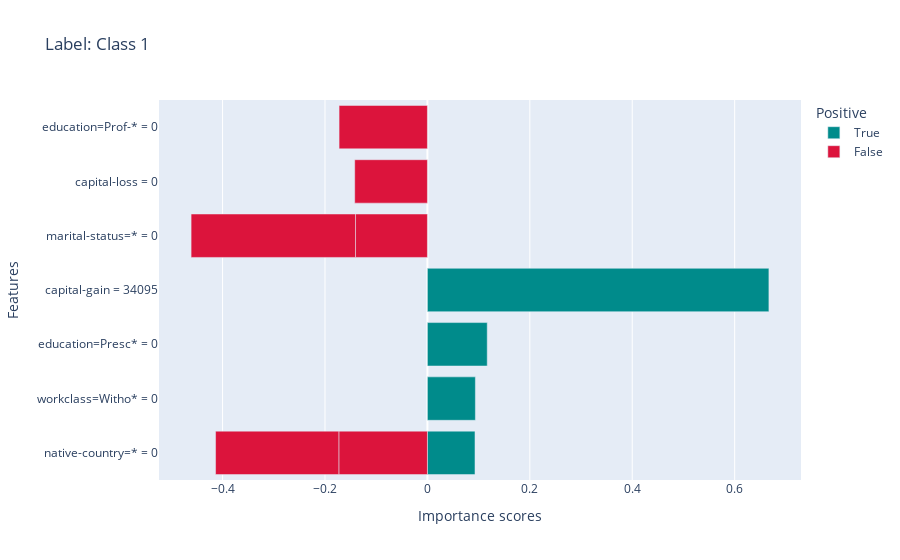
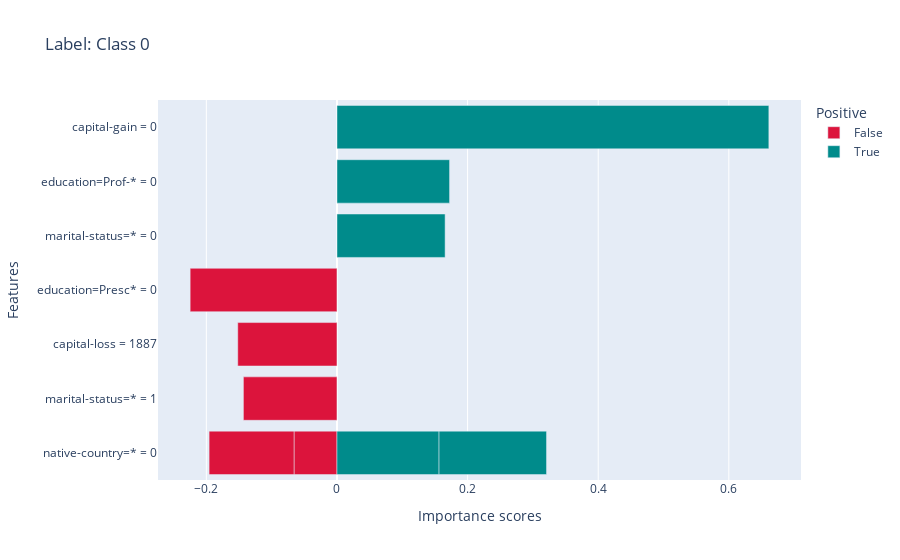
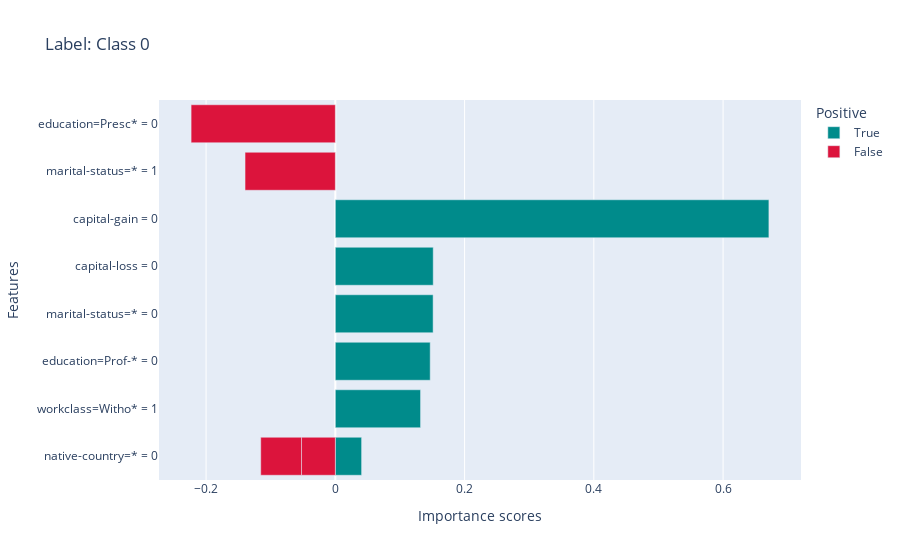
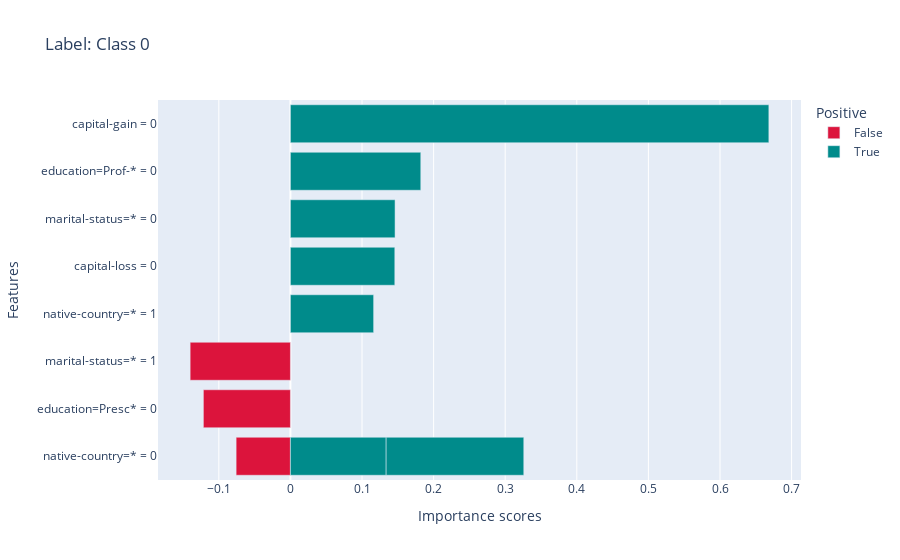

Notebook code cell kept with these figures, in order:
### Markdown cell above
### 6.1 LIME Explanations

### Code cell
# Visualize LIME for the first few mistakes
for i, idx in enumerate(mistake_indices[:10]): # Show first 10 to save space
    print(f"\nInstance {idx}: True={top_10_mistakes.loc[idx, 'true_label']}, Pred={top_10_mistakes.loc[idx, 'prediction']}, Conf={top_10_mistakes.loc[idx, 'confidence']:.2f}")
    local_explanations["lime"].ipython_plot(index=i)

### Figure 1 — Plotly figure (JSON) as saved in the notebook; plotly's stock layout.template omitted (floating-point values rounded to 4 significant figures)
{"data": [{"hovertemplate": "Positive=True<br>Importance scores=%{x}<br>Features=%{y}<extra></extra>", "legendgroup": "True", "marker": {"color": "#008B8B", "pattern": {"shape": ""}}, "name": "True", "orientation": "h", "showlegend": true, "textposition": "auto", "type": "bar", "x": [0.09291, 0.09369, 0.1168, 0.6669], "xaxis": "x", "y": ["native-country=* = 0", "workclass=Witho* = 0", "education=Presc* = 0", "capital-gain = 34095"], "yaxis": "y"}, {"hovertemplate": "Positive=False<br>Importance scores=%{x}<br>Features=%{y}<extra></extra>", "legendgroup": "False", "marker": {"color": "#DC143C", "pattern": {"shape": ""}}, "name": "False", "orientation": "h", "showlegend": true, "textposition": "auto", "type": "bar", "x": [-0.1404, -0.142, -0.1725, -0.173, -0.2407, -0.3211], "xaxis": "x", "y": ["marital-status=* = 0", "capital-loss = 0", "education=Prof-* = 0", "native-country=* = 0", "native-country=* = 0", "marital-status=* = 0"], "yaxis": "y"}], "layout": {"barmode": "relative", "legend": {"title": {"text": "Positive"}, "tracegroupgap": 0}, "title": {"text": "Label: Class 1"}, "xaxis": {"anchor": "y", "domain": [0, 1], "title": {"text": "Importance scores"}}, "yaxis": {"anchor": "x", "domain": [0, 1], "title": {"text": "Features"}}}}

### Figure 2 — Plotly figure (JSON) as saved in the notebook; plotly's stock layout.template omitted (floating-point values rounded to 4 significant figures)
{"data": [{"hovertemplate": "Positive=False<br>Importance scores=%{x}<br>Features=%{y}<extra></extra>", "legendgroup": "False", "marker": {"color": "#DC143C", "pattern": {"shape": ""}}, "name": "False", "orientation": "h", "showlegend": true, "textposition": "auto", "type": "bar", "x": [-0.06576, -0.13, -0.1433, -0.1519, -0.2248], "xaxis": "x", "y": ["native-country=* = 0", "native-country=* = 0", "marital-status=* = 1", "capital-loss = 1887", "education=Presc* = 0"], "yaxis": "y"}, {"hovertemplate": "Positive=True<br>Importance scores=%{x}<br>Features=%{y}<extra></extra>", "legendgroup": "True", "marker": {"color": "#008B8B", "pattern": {"shape": ""}}, "name": "True", "orientation": "h", "showlegend": true, "textposition": "auto", "type": "bar", "x": [0.1563, 0.1646, 0.1656, 0.1724, 0.6613], "xaxis": "x", "y": ["native-country=* = 0", "native-country=* = 0", "marital-status=* = 0", "education=Prof-* = 0", "capital-gain = 0"], "yaxis": "y"}], "layout": {"barmode": "relative", "legend": {"title": {"text": "Positive"}, "tracegroupgap": 0}, "title": {"text": "Label: Class 0"}, "xaxis": {"anchor": "y", "domain": [0, 1], "title": {"text": "Importance scores"}}, "yaxis": {"anchor": "x", "domain": [0, 1], "title": {"text": "Features"}}}}

### Figure 3 — Plotly figure (JSON) as saved in the notebook; plotly's stock layout.template omitted (floating-point values rounded to 4 significant figures)
{"data": [{"hovertemplate": "Positive=True<br>Importance scores=%{x}<br>Features=%{y}<extra></extra>", "legendgroup": "True", "marker": {"color": "#008B8B", "pattern": {"shape": ""}}, "name": "True", "orientation": "h", "showlegend": true, "textposition": "auto", "type": "bar", "x": [0.04066, 0.1319, 0.1468, 0.1513, 0.1515, 0.6709], "xaxis": "x", "y": ["native-country=* = 0", "workclass=Witho* = 1", "education=Prof-* = 0", "marital-status=* = 0", "capital-loss = 0", "capital-gain = 0"], "yaxis": "y"}, {"hovertemplate": "Positive=False<br>Importance scores=%{x}<br>Features=%{y}<extra></extra>", "legendgroup": "False", "marker": {"color": "#DC143C", "pattern": {"shape": ""}}, "name": "False", "orientation": "h", "showlegend": true, "textposition": "auto", "type": "bar", "x": [-0.05231, -0.06313, -0.1397, -0.2232], "xaxis": "x", "y": ["native-country=* = 0", "native-country=* = 0", "marital-status=* = 1", "education=Presc* = 0"], "yaxis": "y"}], "layout": {"barmode": "relative", "legend": {"title": {"text": "Positive"}, "tracegroupgap": 0}, "title": {"text": "Label: Class 0"}, "xaxis": {"anchor": "y", "domain": [0, 1], "title": {"text": "Importance scores"}}, "yaxis": {"anchor": "x", "domain": [0, 1], "title": {"text": "Features"}}}}

### Figure 4 — Plotly figure (JSON) as saved in the notebook; plotly's stock layout.template omitted (floating-point values rounded to 4 significant figures)
{"data": [{"hovertemplate": "Positive=False<br>Importance scores=%{x}<br>Features=%{y}<extra></extra>", "legendgroup": "False", "marker": {"color": "#DC143C", "pattern": {"shape": ""}}, "name": "False", "orientation": "h", "showlegend": true, "textposition": "auto", "type": "bar", "x": [-0.07582, -0.1216, -0.14], "xaxis": "x", "y": ["native-country=* = 0", "education=Presc* = 0", "marital-status=* = 1"], "yaxis": "y"}, {"hovertemplate": "Positive=True<br>Importance scores=%{x}<br>Features=%{y}<extra></extra>", "legendgroup": "True", "marker": {"color": "#008B8B", "pattern": {"shape": ""}}, "name": "True", "orientation": "h", "showlegend": true, "textposition": "auto", "type": "bar", "x": [0.1162, 0.1337, 0.1458, 0.1462, 0.1821, 0.1922, 0.6682], "xaxis": "x", "y": ["native-country=* = 1", "native-country=* = 0", "capital-loss = 0", "marital-status=* = 0", "education=Prof-* = 0", "native-country=* = 0", "capital-gain = 0"], "yaxis": "y"}], "layout": {"barmode": "relative", "legend": {"title": {"text": "Positive"}, "tracegroupgap": 0}, "title": {"text": "Label: Class 0"}, "xaxis": {"anchor": "y", "domain": [0, 1], "title": {"text": "Importance scores"}}, "yaxis": {"anchor": "x", "domain": [0, 1], "title": {"text": "Features"}}}}
